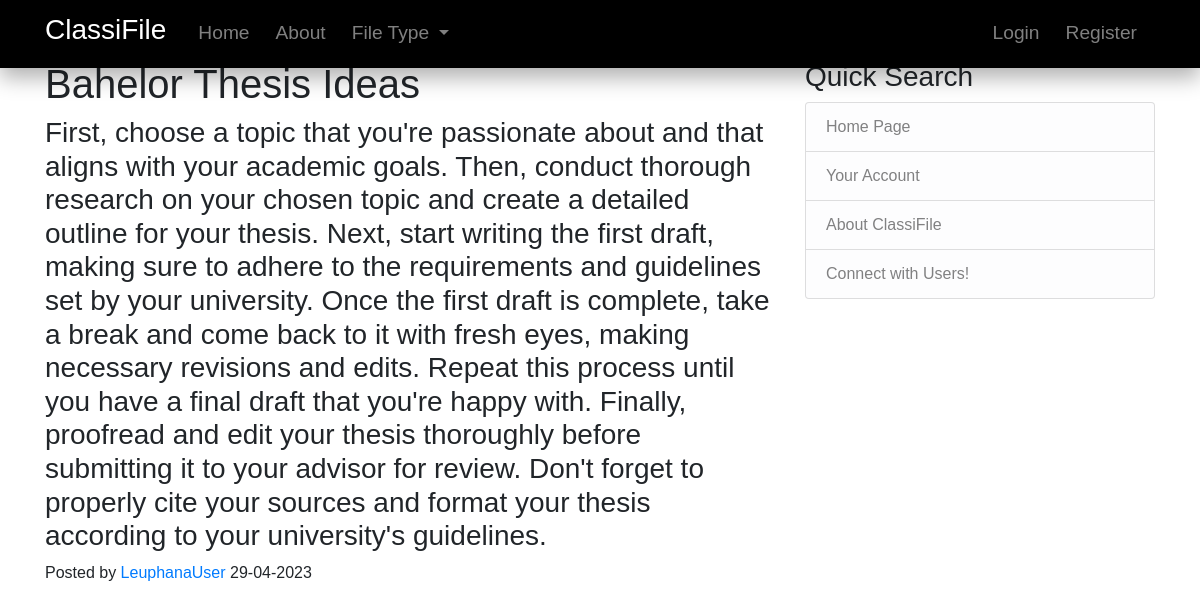
Screenshot of /post/8 with the database file from the repository.
### classifile/models.py (models this page shows, shortened)
class Post(db.Model):
    id = db.Column(db.Integer, primary_key=True)
    title = db.Column(db.String(100), nullable=False)
    date_posted = db.Column(db.DateTime, nullable=False, default=datetime.utcnow)
    content = db.Column(db.Text, nullable=False)
    user_id = db.Column(db.Integer, db.ForeignKey('user.id'), nullable=False)

class User(db.Model, UserMixin):
    id = db.Column(db.Integer, primary_key=True)
    username = db.Column(db.String(20), unique=True, nullable=False)
    email = db.Column(db.String(20), unique=True, nullable=False)
    image_file = db.Column(db.String(20), nullable=False, default='default.jpg')
    password = db.Column(db.String(60), nullable=False)
    posts = db.relationship('Post', backref='author', lazy=True)

### classifile/routes.py (the view)
@app.route("/post/<int:post_id>")
def post(post_id):
    post = Post.query.get_or_404(post_id)
    return render_template('post.html', title=post.title, post=post)

### classifile/templates/post.html (shortened to what this page needs)
{% extends "layout.html" %}
{% block content %}
<section class="blog-post">
    <div class="post-header">
      <h1 class="post-title">{{ post.title }}</h1>
      <div class="post-content">
        <h3>{{ post.content }}</h3>
      </div>
      <div class="post-meta">
        <span class="post-author">Posted by <a href="{{ url_for('user_posts', username=post.author.username) }}">{{ post.author.username }}</a></span>
        <span class="post-date">{{ post.date_posted.strftime('%d-%m-%Y') }}</span>
      </div>
    </div>
  </section>
{% endblock content %}

### classifile/static/main.css (style rules this page uses)
body { font-family: Arial, sans-serif; margin: 0; padding: 0; }

### rows the page displays
Post: title "Bahelor Thesis Ideas", content "First, choose a topic that you're passionate about and that aligns with your academic goals. Then, conduct thorough research on your chosen topic and create a detailed outline for your thesis. Next, start writing the first draft, making sure to adhere to the requirements and guidelines set by your university. Once the first draft is complete, take a break and come back to it with fresh eyes, making necessary revisions and edits. Repeat this process until you have a final draft that you're happy with. Finally, proofread and edit your thesis thoroughly before submitting it to your advisor for review. Don't forget to properly cite your sources and format your thesis according to your…", date_posted "29-04-2023"
User: author.username "LeuphanaUser"
